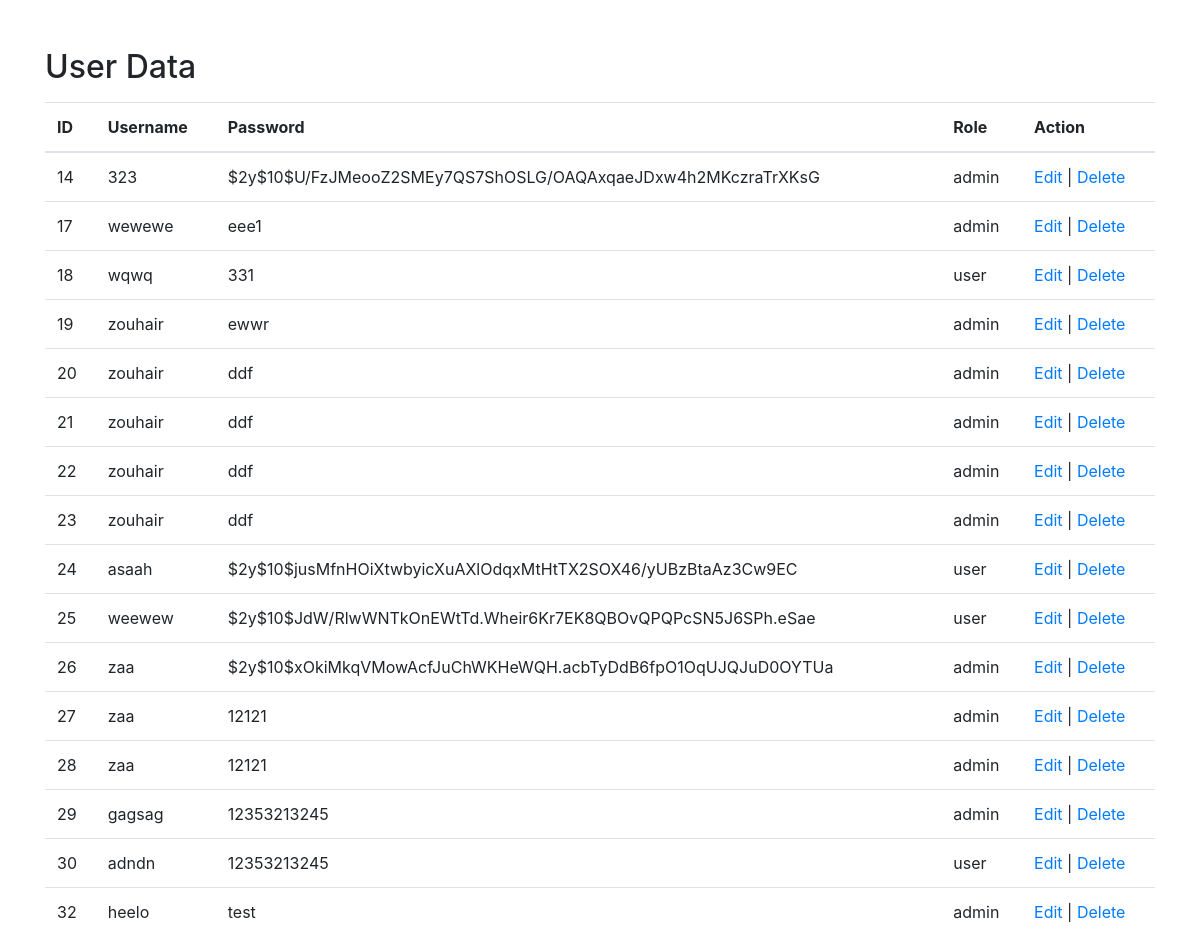
Page /process_form.php on the committed database.
### tables this page shows
CREATE TABLE `users` (
  `id` int(11) NOT NULL,
  `username` varchar(255) NOT NULL,
  `password` varchar(255) NOT NULL,
  `role` varchar(50) NOT NULL
);

### process_form.php (the view, shortened to what this page needs)
<?php
$servername = "localhost";
$username = "root";
$password = "root";
$dbname = "ex";
$conn = new mysqli($servername, $username, $password, $dbname);
$sql = "SELECT * FROM users";
$result = $conn->query($sql);
?>
<!DOCTYPE html>
<html lang="en">
<head>
    <link rel="stylesheet" href="https://stackpath.bootstrapcdn.com/bootstrap/4.5.0/css/bootstrap.min.css">
</head>
<body>
<div class="container">
    <h2 class="mt-5">User Data</h2>
    <table class="table mt-3">
        <thead>
        <tr>
            <th>ID</th>
            <th>Username</th>
            <th>Password</th>
            <th>Role</th>
            <th>Action</th>
        </tr>
        </thead>
        <tbody>
        <?php
        while ($row = $result->fetch_assoc()) {
            echo "<tr>";
            echo "<td>{$row['id']}</td>";
            echo "<td>{$row['username']}</td>";
            echo "<td>{$row['password']}</td>";
            echo "<td>{$row['role']}</td>";
            echo "<td><a href='edit.php?id={$row['id']}'>Edit</a> | <a href='delete.php?id={$row['id']}'>Delete</a></td>";
            echo "</tr>";
        }
        ?>
        </tbody>
    </table>
</div>
</body>
</html>

### rows in the picture
users: id "14", username "323", password "$2y$10$U/FzJMeooZ2SMEy7QS7ShOSLG/OAQAxqaeJDxw4h2MKczraTrXKsG", role "admin"
users: id "17", username "wewewe", password "eee1", role "admin"
users: id "18", username "wqwq", password "331", role "user"
users: id "19", username "zouhair", password "ewwr", role "admin"
users: id "20", username "zouhair", password "ddf", role "admin"
users: id "21", username "zouhair", password "ddf", role "admin"
users: id "22", username "zouhair", password "ddf", role "admin"
users: id "23", username "zouhair", password "ddf", role "admin"
users: id "24", username "asaah", password "$2y$10$jusMfnHOiXtwbyicXuAXlOdqxMtHtTX2SOX46/yUBzBtaAz3Cw9EC", role "user"
users: id "25", username "weewew", password "$2y$10$JdW/RlwWNTkOnEWtTd.Wheir6Kr7EK8QBOvQPQPcSN5J6SPh.eSae", role "user"
users: id "26", username "zaa", password "$2y$10$xOkiMkqVMowAcfJuChWKHeWQH.acbTyDdB6fpO1OqUJQJuD0OYTUa", role "admin"
users: id "27", username "zaa", password "12121", role "admin"
users: id "28", username "zaa", password "12121", role "admin"
users: id "29", username "gagsag", password "12353213245", role "admin"
users: id "30", username "adndn", password "12353213245", role "user"
users: id "32", username "heelo", password "test", role "admin"
